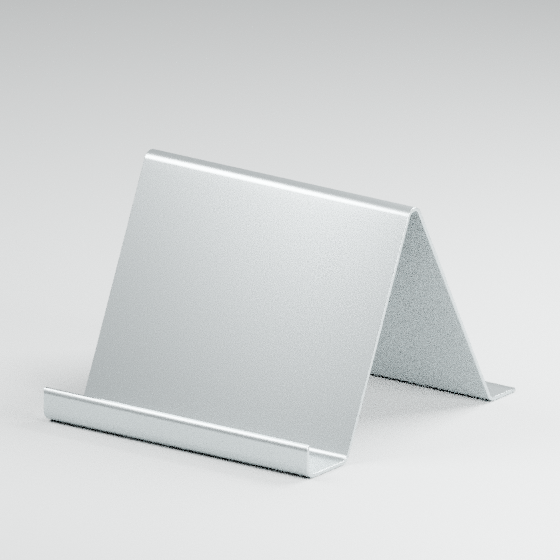
#> input picture docs/studies/006/review/before.png, 560 x 560 px
$ python make_contact_sheet.py
#> lines starting #> are read from the running program, lines starting #| are printed output that depends on the picture
from pathlib import Path
from PIL import Image,ImageDraw,ImageFont
import shutil,json,math
R=Path(__file__).resolve().parents[1];font=ImageFont.truetype('/usr/share/fonts/truetype/dejavu/DejaVuSans.ttf',20);small=ImageFont.truetype('/usr/share/fonts/truetype/dejavu/DejaVuSans.ttf',15)
def sheet(paths,labels,out,columns=3,size=360):
 rows=math.ceil(len(paths)/columns);im=Image.new('RGB',(columns*size,rows*(size+40)),(239,243,245));d=ImageDraw.Draw(im)
 for i,(p,label) in enumerate(zip(paths,labels)):
  tile=Image.open(p).convert('RGB');tile.thumbnail((size,size));x=(i%columns)*size;y=(i//columns)*(size+40);im.paste(tile,(x+(size-tile.width)//2,y+(size-tile.height)//2));d.text((x+14,y+size+9),label,font=small,fill=(24,46,61))
 im.save(out)
for a,b in [('work/before-comparison/beauty.png','review/before.png'),('work/refined-draft/beauty.png','review/after.png'),('work/before-comparison/top.png','review/before-top.png'),('work/refined-draft/top.png','review/after-top.png'),('work/before-comparison/contact-detail.png','review/before-contact.png'),('work/refined-draft/contact-detail.png','review/after-contact.png')]:
 if (R/a).exists():shutil.copyfile(R/a,R/b)
sheet([R/'review/before.png',R/'review/after.png',R/'review/before-top.png',R/'review/after-top.png',R/'review/before-contact.png',R/'review/after-contact.png'],['Before / 48 max samples','After / 48 max samples','Before / actual top view','After / actual top view','Before / terminal corner','After / 4 mm in-plane rounding'],R/'review/before-after.png',2,560)
#> in sheet, `im = Image.new('RGB', (columns * size, rows * (size + 40)), (239, 243,`:
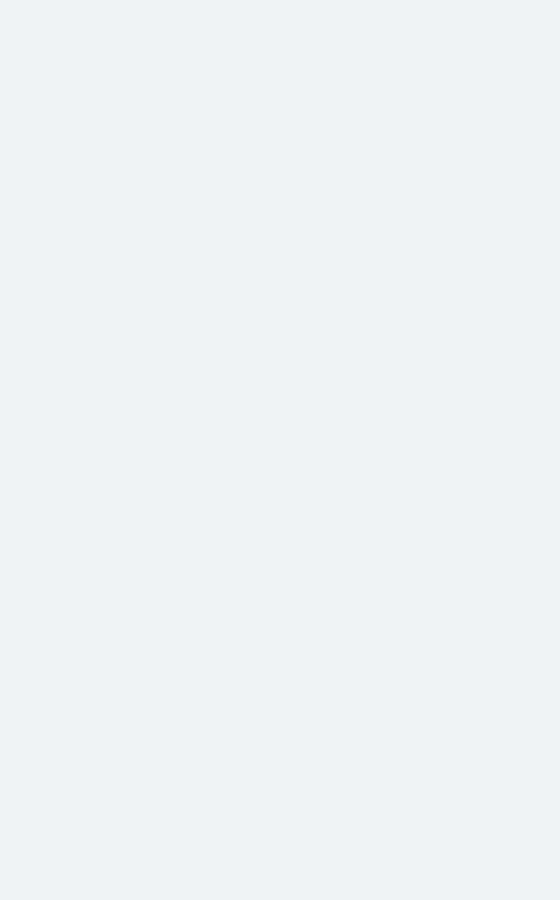
#> im: PIL image 1120x1800 RGB (shown at 1/2 size); mean R, G, B 239, 243, 245
#> in sheet, `im.paste(tile, (x + (size - tile.width) // 2, y + (size - tile.height)`:
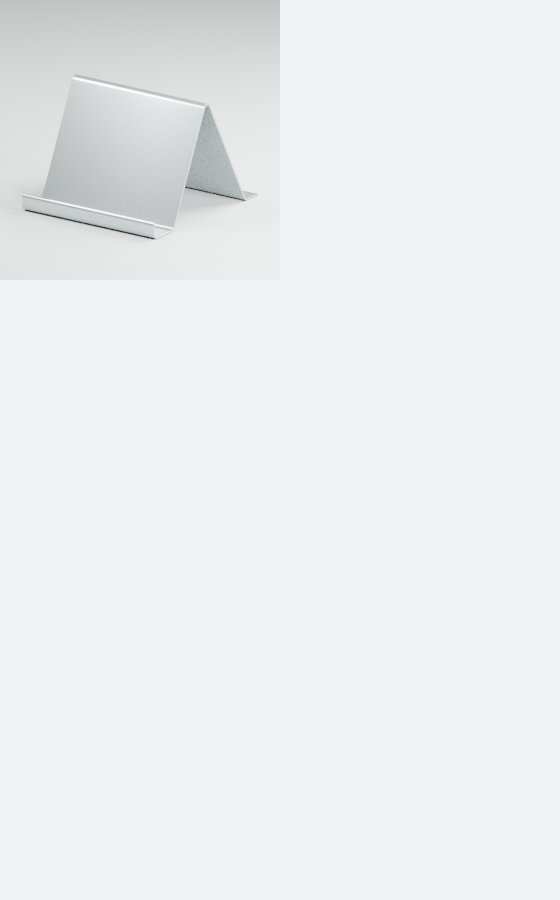
#> im: PIL image 1120x1800 RGB (shown at 1/2 size); mean R, G, B 234.9, 238.6, 240.3
#> (the run stopped early here; a loop or call above may not have finished)
